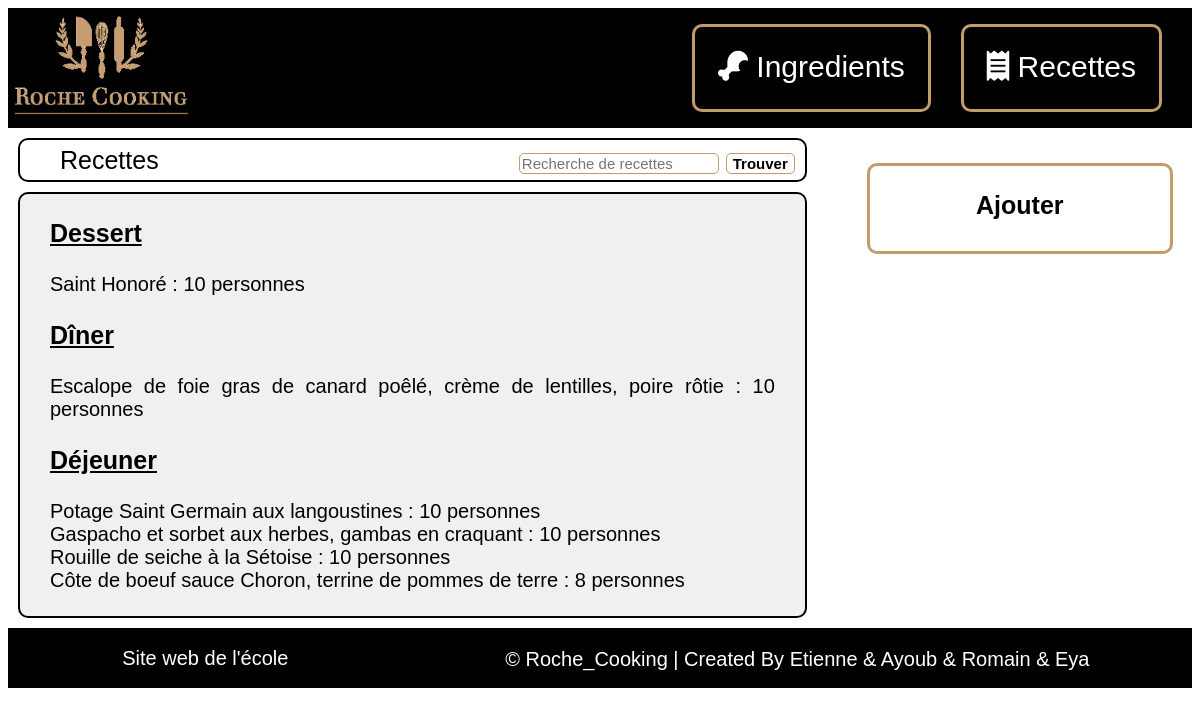
The page /index.php?action=readAll&controller=recette on the database its author committed.
### tables this page shows
CREATE TABLE `typerecette` (
  `idTypeRecette` int(11) NOT NULL,
  `nomTypeRecette` varchar(50) NOT NULL
);

CREATE TABLE `recette` (
  `idRecette` int(11) NOT NULL,
  `idTypeRecette` int(11) NOT NULL,
  `idAuteur` int(11) NOT NULL,
  `nomRecette` varchar(100) NOT NULL,
  `nombrePortion` int(11) NOT NULL,
  `descriptif` varchar(2000) NOT NULL,
  `progression` varchar(10000) NOT NULL,
  `prixMainOeuvre` decimal(10,2) NOT NULL,
  `multiplicateur` decimal(10,2) NOT NULL
);

### controller/ControllerRecette.php (called while the page is built, shortened)
<?php
require_once (File::build_path(array("model", "ModelRecette.php")));
require_once(File::build_path(array("model","ModelTypeRecette.php")));
class ControllerRecette {
    public static function readAll() {
        $tab_r = ModelRecette::selectAll();
        $tabTypeRecette = ModelTypeRecette::selectAll();
        require (File::build_path(array("view", "view.php")));
    }
}

### index.php (called while the page is built, shortened)
<?php
        require_once File::build_path(array("controller", "routeur.php"));
?>

### model/Model.php (called while the page is built, shortened)
<?php
class Model {
    public static $pdo;
    public static function Init() {
        $hostname = Conf::getHostname();
        $database_name = Conf::getDatabase();
        $login = Conf::getLogin();
        $password = Conf::getPassword();
        try {
            self::$pdo = new PDO("mysql:host=$hostname;dbname=$database_name", $login, $password,
                    array(PDO::MYSQL_ATTR_INIT_COMMAND => "SET NAMES utf8"));
            self::$pdo->setAttribute(PDO::ATTR_ERRMODE, PDO::ERRMODE_EXCEPTION);
        } catch (PDOException $e) {
            if (Conf::getDebug()) {
                echo $e->getMessage();
            } else {
                echo 'Une erreur est survenue <a href=""> retour a la page d\'accueil </a>';
            }
            die();
        }
    }
    public static function selectAll() {
        $table_name = static::$object;
        $class_name = "Model" . ucfirst($table_name);
        $rep = (Model::$pdo)->query("Select * From " . ucfirst($table_name));
        $rep->setFetchMode(PDO::FETCH_CLASS, $class_name);
        $tab = $rep->fetchAll();
        return $tab;
    }
}

### model/ModelTypeRecette.php (called while the page is built, shortened)
<?php
require_once File::build_path(array("model", "Model.php"));
class ModelTypeRecette extends Model{
    private $idTypeRecette;
    private $nomTypeRecette;
    function getIdTypeRecette() {
        return $this->idTypeRecette;
    }
    function getNomTypeRecette() {
        return $this->nomTypeRecette;
    }
}

### model/ModelRecette.php (called while the page is built, shortened)
<?php
require_once File::build_path(array("model", "Model.php"));
class ModelRecette extends Model{
    private $idRecette;
    private $idTypeRecette;
    private $nomRecette;
    private $nombrePortion;
    function getIdRecette() {
        return $this->idRecette;
    }
    function getIdTypeRecette() {
        return $this->idTypeRecette;
    }
    function getNomRecette() {
        return $this->nomRecette;
    }
    function getNombrePortion() {
        return $this->nombrePortion;
    }
}

### view/recette/list.php (the view, shortened to what this page needs)
<head>
    <link rel="stylesheet" type="text/css" href="style/style_contenu_bd.css">
    <link rel="stylesheet" type="text/css" href="style/style_bouton_gestion_bd.css">
</head>
<body>
    <div id="corps">
            <div id="fenetre">
                <div id="entete">
                    <ul>
                        <li>Recettes</li>
                        <li>
                            <form method="GET" action="index.php" controller="recette">
                                <input id="barre_recherche" type="search" name="RechercheRecette" placeholder="Recherche de recettes">
                                <input id="bouton_recherche" type="submit" value="Trouver">
                            </form>
                        </li>
                    </ul>
                </div>
                <div id="contenu">
                    <p>
                        <?php
                        foreach($tabTypeRecette as $type){
                            echo '<div id="type_recette"><p>' . $type->getNomTypeRecette() . '</p></div>';
                            $idType = $type->getIdTypeRecette();
                            foreach ($tab_r as $recette) {
                                if ($idType == $recette->getIdTypeRecette()){
                                    $nombrePortion = $recette->getNombrePortion();
                                    $nom = $recette->getNomRecette();
                                    $id = rawurlencode($recette->getIdRecette());
                                    echo '<div id="list_recette"><a href= "index.php?action=read&controller=recette&idRecette=' . $id . '">' . $nom . " : " . $nombrePortion . " personnes </a>" . '</div>';
                                }
                            }
                        }
                        ?>
                    </p>
                </div>
            </div>
            <div id="boutons">
                <ul>
                    <li class="case"><a href="index.php?controller=recette&action=create">Ajouter</li>
                </ul>
            </div>
    </div>
</body>

### style/style.css (style rules this page uses)
#corps { background-color: white; display: flex; }
#fenetre { display: flex; flex-direction: column; width: 70%; height: 500px; }

### style/style_contenu_bd.css (style rules this page uses)
#entete { margin: 10px; margin-bottom: 0px; border: solid black 2px; border-radius: 10px; display: flex; height: 40px; align-items: center; font-size: 25px; font-family: 'Arial','Verdana'; }
#entete ul { display: flex; list-style: none; width: 100%; justify-content: space-between; }
#entete ul li { margin-right: 10px; }
#contenu { border: solid black 2px; border-radius: 10px; background-color: rgb(240, 240, 240); padding-right: 30px; padding-left: 30px; margin: 10px; height: 440px; overflow-y: scroll; text-align: justify; font-size: 20px; font-family: 'Arial','Verdana'; }
#type_recette { font-size: 25px; text-decoration: underline; font-weight: bold; }
#list_recette { font-size: 20px; }
#list_recette a { text-decoration: none; color: black; transition: 400ms; }
#barre_recherche { font-size: 15px; padding-left: 2px; border:solid 1px rgb(196, 156, 108); border-radius: 5px; width: 200px; }
#bouton_recherche { border:solid 1px rgb(196, 156, 108); border-radius: 5px; background-color: transparent; font-size: 15px; font-weight: bold; transition: 400ms; }

### style/style_bouton_gestion_bd.css (style rules this page uses)
#boutons { display: flex; height: 480px; width: 30%; margin: 10px; font-size: 25px; font-weight: bold; font-family: 'Arial','Verdana'; }
#boutons ul { display: flex; flex-direction: column; justify-content: top; align-items: center; list-style: none; width: 100%; margin-right: 10px; padding-right: 15px; }
#boutons li { margin-bottom: 15px; border-style: solid; border-color: rgb(196, 156, 108); border-radius: 10px; }
.case { width: 300px; height: 60px; text-align: center; padding-top: 25px; }
.case a { text-decoration: none; color: black; transition: 400ms; }

### style/style_footer.css (style rules this page uses)
#lien a { text-decoration: none; color: white; transition: 400ms; }

### rows shown on the page
typerecette: nomTypeRecette "Dessert"
recette: nomRecette "Saint Honoré", nombrePortion "10"
typerecette: nomTypeRecette "Dîner"
recette: nomRecette "Escalope de foie gras de canard poêlé, crème de lentilles, poire rôtie", nombrePortion "10"
typerecette: nomTypeRecette "Déjeuner"
recette: nomRecette "Potage Saint Germain aux langoustines", nombrePortion "10"
recette: nomRecette "Gaspacho et sorbet aux herbes, gambas en craquant", nombrePortion "10"
recette: nomRecette "Rouille de seiche à la Sétoise", nombrePortion "10"
recette: nomRecette "Côte de boeuf sauce Choron, terrine de pommes de terre", nombrePortion "8"
